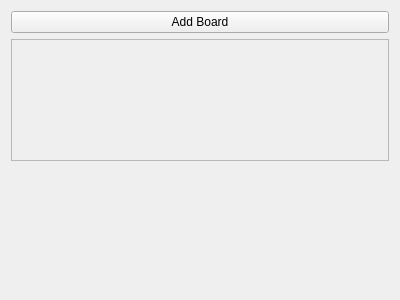
<?xml version="1.0" encoding="UTF-8"?>
<ui version="4.0">
 <class>BoardSelector</class>
 <widget class="QWidget" name="BoardSelector">
  <property name="geometry">
   <rect>
    <x>0</x>
    <y>0</y>
    <width>400</width>
    <height>300</height>
   </rect>
  </property>
  <property name="windowTitle">
   <string>Form</string>
  </property>
  <layout class="QGridLayout" name="gridLayout">
   <item row="8" column="0">
    <widget class="QScrollArea" name="scrollArea">
     <property name="widgetResizable">
      <bool>true</bool>
     </property>
     <widget class="QWidget" name="scrollAreaWidgetContents">
      <property name="geometry">
       <rect>
        <x>0</x>
        <y>0</y>
        <width>374</width>
        <height>111</height>
       </rect>
      </property>
     </widget>
    </widget>
   </item>
   <item row="7" column="0">
    <widget class="QPushButton" name="addBoardButton">
     <property name="text">
      <string>Add Board</string>
     </property>
    </widget>
   </item>
   <item row="9" column="0">
    <widget class="QFrame" name="scrollFrame">
     <property name="frameShape">
      <enum>QFrame::Shape::NoFrame</enum>
     </property>
     <property name="frameShadow">
      <enum>QFrame::Shadow::Raised</enum>
     </property>
     <layout class="QVBoxLayout" name="verticalLayout_4">
      <property name="leftMargin">
       <number>12</number>
      </property>
      <property name="topMargin">
       <number>12</number>
      </property>
      <property name="rightMargin">
       <number>12</number>
      </property>
      <property name="bottomMargin">
       <number>12</number>
      </property>
      <item>
       <widget class="QFrame" name="boardList">
        <property name="frameShape">
         <enum>QFrame::Shape::NoFrame</enum>
        </property>
        <property name="frameShadow">
         <enum>QFrame::Shadow::Raised</enum>
        </property>
        <property name="lineWidth">
         <number>1</number>
        </property>
        <layout class="QVBoxLayout" name="verticalLayout_3">
         <property name="leftMargin">
          <number>0</number>
         </property>
         <property name="topMargin">
          <number>0</number>
         </property>
         <property name="rightMargin">
          <number>0</number>
         </property>
         <property name="bottomMargin">
          <number>0</number>
         </property>
        </layout>
       </widget>
      </item>
      <item>
       <spacer name="verticalSpacer">
        <property name="orientation">
         <enum>Qt::Orientation::Vertical</enum>
        </property>
        <property name="sizeHint" stdset="0">
         <size>
          <width>20</width>
          <height>40</height>
         </size>
        </property>
       </spacer>
      </item>
     </layout>
    </widget>
   </item>
  </layout>
 </widget>
 <resources/>
 <connections/>
</ui>
